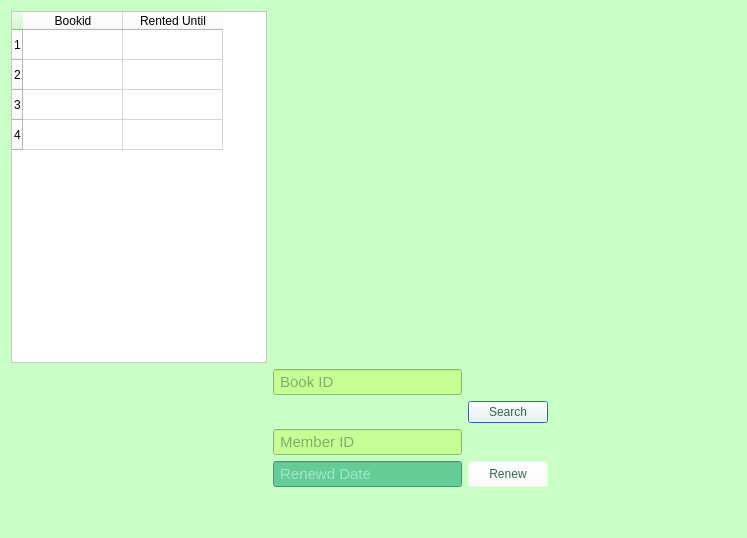
<?xml version="1.0" encoding="UTF-8"?>
<ui version="4.0">
 <class>Window_RenewBook</class>
 <widget class="QDialog" name="Window_RenewBook">
  <property name="geometry">
   <rect>
    <x>0</x>
    <y>0</y>
    <width>747</width>
    <height>538</height>
   </rect>
  </property>
  <property name="windowTitle">
   <string>Dialog</string>
  </property>
  <property name="styleSheet">
   <string notr="true">background-color: rgb(201, 255, 198);</string>
  </property>
  <layout class="QVBoxLayout" name="verticalLayout">
   <item>
    <layout class="QGridLayout" name="gridLayout">
     <item row="4" column="1">
      <widget class="QLineEdit" name="lineEdit_MemberId">
       <property name="maximumSize">
        <size>
         <width>200</width>
         <height>35</height>
        </size>
       </property>
       <property name="font">
        <font>
         <family>Microsoft Sans Serif</family>
         <pointsize>11</pointsize>
        </font>
       </property>
       <property name="styleSheet">
        <string notr="true">background-color: rgb(200, 255, 148);
color: rgb(47, 94, 69);</string>
       </property>
       <property name="placeholderText">
        <string> Member ID</string>
       </property>
      </widget>
     </item>
     <item row="2" column="3">
      <spacer name="horizontalSpacer_2">
       <property name="orientation">
        <enum>Qt::Horizontal</enum>
       </property>
       <property name="sizeHint" stdset="0">
        <size>
         <width>40</width>
         <height>20</height>
        </size>
       </property>
      </spacer>
     </item>
     <item row="1" column="1">
      <widget class="QLineEdit" name="lineEdit_BookId">
       <property name="maximumSize">
        <size>
         <width>200</width>
         <height>35</height>
        </size>
       </property>
       <property name="font">
        <font>
         <family>Microsoft Sans Serif</family>
         <pointsize>11</pointsize>
        </font>
       </property>
       <property name="styleSheet">
        <string notr="true">background-color: rgb(200, 255, 148);
color: rgb(47, 94, 69);</string>
       </property>
       <property name="placeholderText">
        <string> Book ID</string>
       </property>
      </widget>
     </item>
     <item row="1" column="0">
      <spacer name="horizontalSpacer">
       <property name="orientation">
        <enum>Qt::Horizontal</enum>
       </property>
       <property name="sizeHint" stdset="0">
        <size>
         <width>40</width>
         <height>20</height>
        </size>
       </property>
      </spacer>
     </item>
     <item row="0" column="1">
      <widget class="QLabel" name="label">
       <property name="text">
        <string/>
       </property>
       <property name="pixmap">
        <pixmap resource="image.qrc">:/img/img/renew.png</pixmap>
       </property>
      </widget>
     </item>
     <item row="2" column="2">
      <widget class="QPushButton" name="pushButton_search">
       <property name="maximumSize">
        <size>
         <width>100</width>
         <height>30</height>
        </size>
       </property>
       <property name="font">
        <font>
         <family>Microsoft Sans Serif</family>
         <pointsize>9</pointsize>
        </font>
       </property>
       <property name="styleSheet">
        <string notr="true">background-color: rgba(255, 255, 255,0);
color: rgb(52, 104, 77);</string>
       </property>
       <property name="text">
        <string>Search</string>
       </property>
       <property name="icon">
        <iconset resource="image.qrc">
         <normaloff>:/img/img/search.png</normaloff>:/img/img/search.png</iconset>
       </property>
       <property name="iconSize">
        <size>
         <width>25</width>
         <height>25</height>
        </size>
       </property>
      </widget>
     </item>
     <item row="6" column="1">
      <widget class="QLineEdit" name="lineEdit_renewdDate">
       <property name="maximumSize">
        <size>
         <width>200</width>
         <height>35</height>
        </size>
       </property>
       <property name="font">
        <font>
         <family>Microsoft Sans Serif</family>
         <pointsize>11</pointsize>
        </font>
       </property>
       <property name="styleSheet">
        <string notr="true">background-color: rgb(101, 204, 151);
color: rgb(217, 255, 235);</string>
       </property>
       <property name="placeholderText">
        <string> Renewd Date</string>
       </property>
      </widget>
     </item>
     <item row="6" column="2">
      <widget class="QPushButton" name="pushButton_Renew">
       <property name="maximumSize">
        <size>
         <width>100</width>
         <height>35</height>
        </size>
       </property>
       <property name="font">
        <font>
         <family>Microsoft Sans Serif</family>
         <pointsize>9</pointsize>
        </font>
       </property>
       <property name="styleSheet">
        <string notr="true">background-color: rgba(255, 255, 255,0);
color: rgb(52, 104, 77);</string>
       </property>
       <property name="text">
        <string>Renew</string>
       </property>
       <property name="icon">
        <iconset resource="image.qrc">
         <normaloff>:/img/img/book-education-renew-borrow-reload-system-512.png</normaloff>:/img/img/book-education-renew-borrow-reload-system-512.png</iconset>
       </property>
       <property name="iconSize">
        <size>
         <width>25</width>
         <height>25</height>
        </size>
       </property>
      </widget>
     </item>
     <item row="7" column="1">
      <widget class="QLabel" name="label_3">
       <property name="text">
        <string/>
       </property>
      </widget>
     </item>
     <item row="0" column="0">
      <widget class="QTableWidget" name="tableWidget_RentedBooks">
       <property name="mouseTracking">
        <bool>true</bool>
       </property>
       <property name="styleSheet">
        <string notr="true">background-color: rgb(255, 255, 255);</string>
       </property>
       <property name="rowCount">
        <number>4</number>
       </property>
       <row/>
       <row/>
       <row/>
       <row/>
       <column>
        <property name="text">
         <string>Bookid</string>
        </property>
       </column>
       <column>
        <property name="text">
         <string>Rented Until</string>
        </property>
       </column>
      </widget>
     </item>
    </layout>
   </item>
   <item>
    <widget class="QLabel" name="label_2">
     <property name="text">
      <string/>
     </property>
    </widget>
   </item>
  </layout>
 </widget>
 <resources>
  <include location="image.qrc"/>
 </resources>
 <connections/>
</ui>
